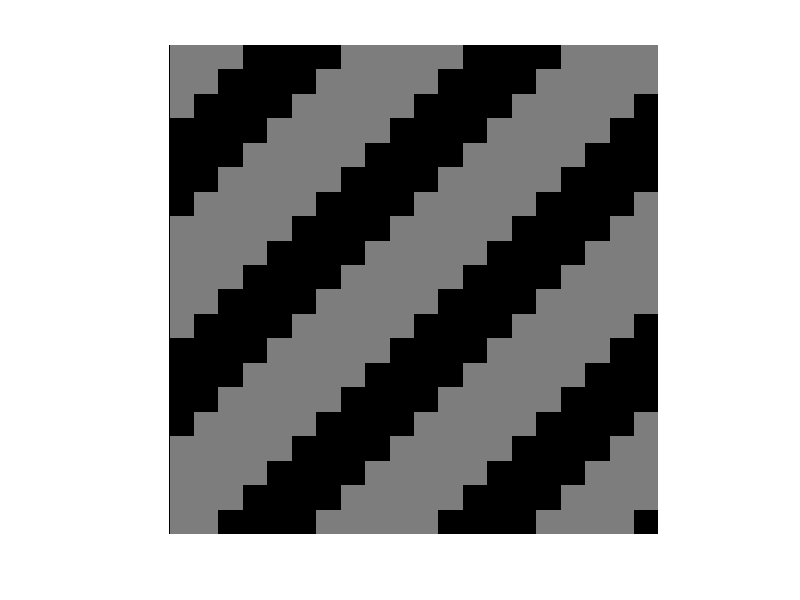

Write MATLAB code to recreate this figure.
N = 10;
folder = ['rfMapping_' num2str(N) 'X' num2str(N) '_RedGreen'];

% Check if the folder exists, if not, create it
if ~exist(folder, 'dir')
    mkdir(folder);
end

imagesize = 200;

% Define parameters for the first grating
gratingSize = imagesize/N;
frequency = 1;
angle = pi/4;

% Create a grid of coordinates
[x, y] = meshgrid(1:gratingSize, 1:gratingSize);
% Compute the phase of the grating
phase = frequency * (cos(angle) * x + sin(angle) * y);
% Generate the first grating pattern (black and white)
grating_1 = uint8(127 * (sin(phase) > 0));

% Define parameters for the second grating
angle = pi/4 * 3;
% Recompute phase and generate the second grating pattern
phase = frequency * (cos(angle) * x + sin(angle) * y);
grating_2 = uint8(127 * (sin(phase) > 0));

% Loop to generate and save images
for i = 1:(N*N)
    % Initialize the image as a gray background
    image = uint8(ones(imagesize, imagesize, 3)*127);
    
    % Calculate starting indices for the current sub-image
    startRow = 1 + (mod(i-1, N) * gratingSize);
    startCol = 1 + (floor((i-1) / N) * gratingSize);
    
    % Create a black sub-image
    black = repmat(uint8(zeros(gratingSize, gratingSize)), [1 1 3]);
    black(:,:,1) = 255; %Convert black to Red
    % Put the black sub-image in the image
    image(startRow:startRow+gratingSize-1, startCol:startCol+gratingSize-1, :) = black;
    
    % Save the image
    imwrite(image, fullfile(folder, sprintf('rf_10X10_RG_%02d.png', i)));
end

% Loop to generate and save images with white sub-images
for i = 1:(N*N)
    % Initialize the image as a gray background
    image = uint8(ones(imagesize, imagesize, 3)*127);
    
    % Calculate starting indices for the current sub-image
    startRow = 1 + (mod(i-1, N) * gratingSize);
    startCol = 1 + (floor((i-1) / N) * gratingSize);
    
    % Create a white sub-image
    white = repmat(uint8(ones(gratingSize, gratingSize)*255), [1 1 3]);
    white(:,:,1) = 0;white(:,:,2)=255; white(:,:,3)=0; % convert white to green
    % Put the white sub-image in the image
    image(startRow:startRow+gratingSize-1, startCol:startCol+gratingSize-1, :) = white;
    
    % Save the image
    imwrite(image, fullfile(folder, sprintf('rf_10X10_RG_%02d.png', i+N*N)));
end

% Display the first grating pattern (grating_1)
imshow(grating_1);
